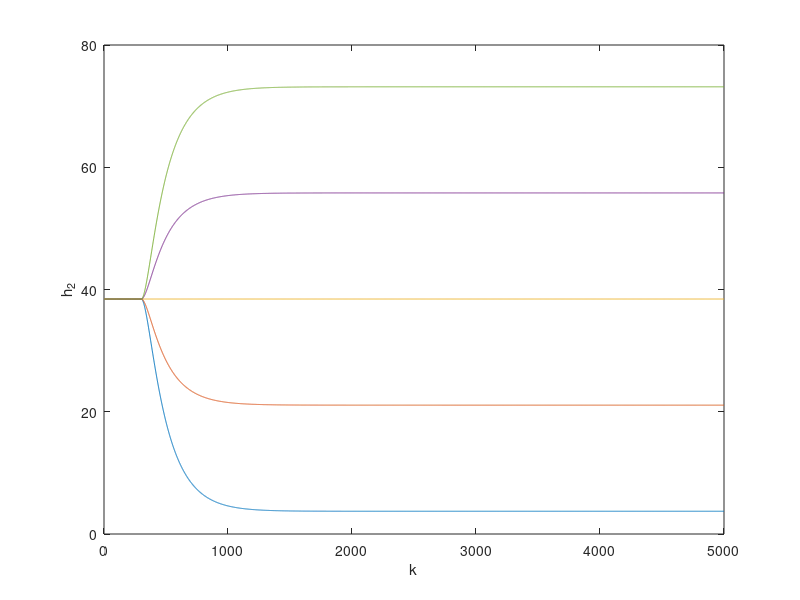

This chart was generated by the following MATLAB code:
clc;
clear all;

%Constants
A1 = 505;
C2 = 0.65;
ap1 = 23; %alfa_1
ap2 = 15; %alfa_2

%Punkt pracy
tau = 120;
h2_0 = 38.44;
h1_0 = 16.34;
F1 = 78;
FD = 15;

F10 = 78;
FD0 = 15;

%Objetośc punktu pracy
v2_0 = h2_0^2 * C2;
v1_0 = h1_0 * A1;

t_sym = 5000; %czas symulacji
T = 1; %krok

%warunki_początkowe
kp = tau/T + 2;
v1(1:kp) = v1_0;
v2(1:kp) = v2_0;
h1(1:kp) = h1_0;
h2(1:kp) = h2_0;
F1in(1:T:t_sym/T) = F1;
FDc(1:T:t_sym/T) = FD;
figure;

for P = 36:21:120
    h2(1:kp) = h2_0;
    for k = kp:t_sym/T
        if k/T > 180
            F1in(k) = P;
        end
        v1(k) = v1(k-1) + T*(F1in(k-1-(tau/T)) - F10 + FDc(k-1) - FD0 - (ap1/(2*(sqrt(h1_0))))*(h1(k-1)-h1_0));
        v2(k) = v2(k-1) + T*((ap1/(2*(sqrt(h1_0))))*(h1(k-1)-h1_0) - (ap2/(2*(sqrt(h2_0))))*(h2(k-1)-h2_0)); 
        h2(k) = h2_0 + 1/(2*sqrt(C2*v2_0))*(v2(k) - v2_0);
        h1(k) = v1(k)/A1;
    end
    plot((1:k),h2);
    hold on
    clear h2
end

xlabel("k"); ylabel("h_2");
%print('h1_h2_niel.png','-dpng','-r400')